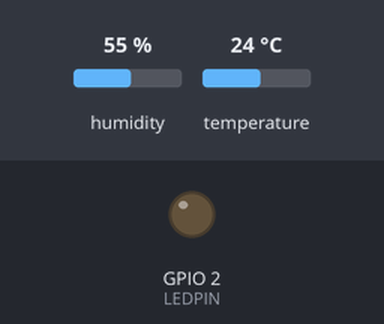
The sketch below on a simulated ESP32. On the bench: output pins drawn as LEDs (lit = HIGH). The inputs (shaded band) are chosen by the test bench; at power-on: humidity 55 %, temperature 24 °C. WiFi joins after 1.5 s; servers stay silent unless stated; no MQTT or app messages arrive unless stated; what the sketch prints to the serial monitor is not drawn. At 5.7 s the program puts the board to deep sleep or switches it off; the recording ends there.

Above: at 0.05 s.
Timing chart, 0 to 3.0 s (numbered marks = the images above):
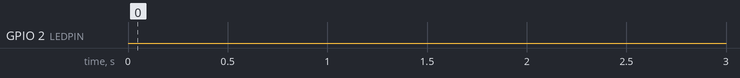

The sketch:

fm_esp32.ino
```cpp
#define NUMERIC_ID 1

#include <WiFi.h>
#include <PubSubClient.h>
#include "DHT.h"

#define DHTPIN 4 // Digital pin connected to the DHT sensor
#define DHTTYPE DHT11

#define LEDPIN 2

#define uS_TO_S_FACTOR 1000000 /* Conversion factor for micro seconds to seconds */
#define TIME_TO_SLEEP 30       /* in seconds */

DHT dht(DHTPIN, DHTTYPE);

RTC_DATA_ATTR int bootCount = 0;

// WiFi PARAMETERS
const char *ssid = "Casa Chieri Sicuro 4";         // Enter your WiFi name
const char *password = "IJKs/@VOdn12R`CHKIJei@zh"; // Enter WiFi password
const int MAXWIFITRIES = 50;

// MQTT BROKER
const char *mqtt_broker = "filipi.local";
const char *topic = "topic/sensor/temperature";
// const char *mqtt_username = "cell_publisher";
// const char *mqtt_password = "publisher";
const int mqtt_port = 1883;

// MQTT PARAMETERS
WiFiClient espClient;
PubSubClient client(espClient);
const int MAXMQTTTRIES = 5;

void print_wakeup_reason()
{
  esp_sleep_wakeup_cause_t wakeup_reason;

  wakeup_reason = esp_sleep_get_wakeup_cause();

  switch (wakeup_reason)
  {
  case ESP_SLEEP_WAKEUP_EXT0:
    Serial.println("Wakeup caused by external signal using RTC_IO");
    break;
  case ESP_SLEEP_WAKEUP_EXT1:
    Serial.println("Wakeup caused by external signal using RTC_CNTL");
    break;
  case ESP_SLEEP_WAKEUP_TIMER:
    Serial.println("Wakeup caused by timer");
    break;
  case ESP_SLEEP_WAKEUP_TOUCHPAD:
    Serial.println("Wakeup caused by touchpad");
    break;
  case ESP_SLEEP_WAKEUP_ULP:
    Serial.println("Wakeup caused by ULP program");
    break;
  default:
    Serial.printf("Wakeup was not caused by deep sleep: %d\n", wakeup_reason);
    break;
  }
}

// CONNECT TO WIFI
// tries to connect, if succeeded returns true else returns false
bool connectWiFi()
{
  // conuter of number of connection attempts
  int tries = 0;
  WiFi.mode(WIFI_STA);
  WiFi.begin(ssid, password);
  Serial.print("Connecting to WiFi ");
  while (WiFi.status() != WL_CONNECTED && tries < MAXWIFITRIES)
  {
    Serial.print("t ");
    tries++;
    // 1 second
    delay(1000);
  }

  // check number of tries for return value
  if (tries < MAXWIFITRIES && WiFi.status() == WL_CONNECTED)
  {
    Serial.printf("[connected in %s]\n", String(tries));
    return true;
  }

  return false;
}

// CONNECT TO MQTT SERVER
bool connectMqtt()
{
  // connecting to a mqtt broker
  client.setServer(mqtt_broker, mqtt_port);
  client.setCallback(callback);
  String client_id = "XXXX-";
  client_id += String(WiFi.macAddress());
  Serial.printf("Connecting to MQTT broker\n", client_id.c_str());
  if (client.connect(client_id.c_str()))
  {
    Serial.println("MQTT broker connected");
  }
  else
  {
    Serial.printf("Connection failed with state: %s", client.state());
    return false;
  }
  return true;
}

// DISPLAY RECEIVED MESSAGE
// function called when a message arrives in the topic
void callback(char *topic, byte *payload, unsigned int length)
{
  Serial.print("Message arrived in topic: ");
  Serial.println(topic);
  Serial.print("Message:");
  for (int i = 0; i < length; i++)
  {
    Serial.print((char)payload[i]);
  }
  Serial.println();
  Serial.println("-----------------------");
}

bool work_part()
{
  if (!connectWiFi())
  {
    Serial.println("FAIL: WiFi connection");
    return false;
  }

  delay(500);

  if (!connectMqtt())
  {
    Serial.println("FAIL: MQTT connection");
    return false;
  }

  float h = dht.readHumidity();
  float t = dht.readTemperature();
  float hi = dht.computeHeatIndex(t, h, false);

  if (isnan(t) || isnan(h))
  {
    Serial.println(F("FAIL: read from DHT sensor"));
    return false;
  }
  Serial.print("Temperature: ");
  Serial.println(t);
  Serial.print("Humidity: ");
  Serial.println(h);
  Serial.print("Heat Index: ");
  Serial.println(hi);

  static char msg[256];

  String device_id = "esp32_";
  device_id += String(NUMERIC_ID);

  sprintf(msg, "{'id': '%s', 'temperature': %f, 'humidity': %f, 'heat_index': %f}", device_id, t, h, hi);

  client.publish(topic, msg);

  Serial.print("mqtt send:  ");
  Serial.println(msg);

  delay(10);

  client.disconnect();
  WiFi.disconnect();
  return true;
}

// void who_i_am()
// {
//   for (int i = 0; i < 5; i++)
//   {
//     delay(100);
//     digitalWrite(LEDPIN, HIGH);
//     delay(100);
//     digitalWrite(LEDPIN, LOW);
//   }

//   delay(1000);

//   for (int i = 0; i < NUMERIC_ID; i++)
//   {
//     delay(1000);
//     digitalWrite(LEDPIN, HIGH);
//     delay(1000);
//     digitalWrite(LEDPIN, LOW);
//   }

//   delay(1000);

//   for (int i = 0; i < 5; i++)
//   {
//     delay(100);
//     digitalWrite(LEDPIN, HIGH);
//     delay(100);
//     digitalWrite(LEDPIN, LOW);
//   }
// }

void who_i_am()
{
  for (int i = 0; i < 2; i++)
  {
    for (int i = 0; i < NUMERIC_ID; i++)
    {
      delay(150);
      digitalWrite(LEDPIN, HIGH);
      delay(150);
      digitalWrite(LEDPIN, LOW);
    }
    delay(500);
  }
}

void setup()
{
  Serial.begin(115200);
  pinMode(LEDPIN, OUTPUT);

  // 1s delay
  delay(1000);

  ++bootCount;
  Serial.print("Boot number: ");
  Serial.println(bootCount);

  print_wakeup_reason();

  esp_sleep_enable_timer_wakeup(TIME_TO_SLEEP * uS_TO_S_FACTOR);

  // start temperature sensor
  dht.begin();

  work_part();

  who_i_am();

  client.disconnect();
  WiFi.disconnect();
  delay(500);
  Serial.flush();
  esp_deep_sleep_start();
  Serial.println("THIS WILL NEVER BE PRINTED");
}

void loop()
{
  Serial.println("NOTHING SHOULD BE CALLED HERE!");
  delay(1000);
}
```

Measured:
- by itself, GPIO 2 (LEDPIN): LOW → HIGH at 3.7 s, → LOW 0.15 s later, → HIGH 0.65 s later, → LOW 0.15 s later, … (4 changes in this stretch)
